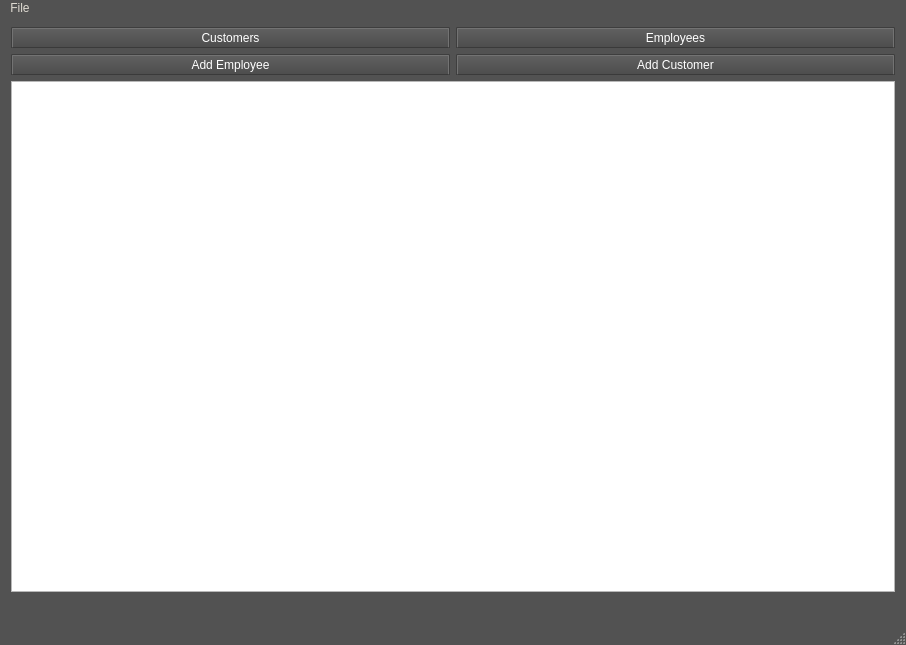
<?xml version="1.0" encoding="UTF-8"?>
<ui version="4.0">
 <class>MainWindow</class>
 <widget class="QMainWindow" name="MainWindow">
  <property name="geometry">
   <rect>
    <x>0</x>
    <y>0</y>
    <width>906</width>
    <height>645</height>
   </rect>
  </property>
  <property name="windowTitle">
   <string>MainWindow</string>
  </property>
  <property name="styleSheet">
   <string notr="true">/*
ElegantDark Style Sheet for QT Applications
Author: Jaime A. Quiroga P.
Company: GTRONICK
Last updated: 17/04/2018
Available at: https://github.com/GTRONICK/QSS/blob/master/ElegantDark.qss
*/
QMainWindow {
	background-color:rgb(82, 82, 82);
}
QMessageBox {
	background-color:rgb(82, 82, 82);
}
QTextEdit {
	background-color:rgb(42, 42, 42);
	color: rgb(0, 255, 0);
}
QPushButton{
	border-style: outset;
	border-width: 2px;
	border-top-color: qlineargradient(spread:pad, x1:0.5, y1:0.6, x2:0.5, y2:0.4, stop:0 rgba(115, 115, 115, 255), stop:1 rgba(62, 62, 62, 255));
	border-right-color: qlineargradient(spread:pad, x1:0.4, y1:0.5, x2:0.6, y2:0.5, stop:0 rgba(115, 115, 115, 255), stop:1 rgba(62, 62, 62, 255));
	border-left-color: qlineargradient(spread:pad, x1:0.6, y1:0.5, x2:0.4, y2:0.5, stop:0 rgba(115, 115, 115, 255), stop:1 rgba(62, 62, 62, 255));
	border-bottom-color: rgb(58, 58, 58);
	border-bottom-width: 1px;
	border-style: solid;
	color: rgb(255, 255, 255);
	padding: 2px;
	background-color: qlineargradient(spread:pad, x1:0.5, y1:1, x2:0.5, y2:0, stop:0 rgba(77, 77, 77, 255), stop:1 rgba(97, 97, 97, 255));
}
QPushButton:hover{
	border-style: outset;
	border-width: 2px;
	border-top-color: qlineargradient(spread:pad, x1:0.5, y1:0.6, x2:0.5, y2:0.4, stop:0 rgba(180, 180, 180, 255), stop:1 rgba(110, 110, 110, 255));
	border-right-color: qlineargradient(spread:pad, x1:0.4, y1:0.5, x2:0.6, y2:0.5, stop:0 rgba(180, 180, 180, 255), stop:1 rgba(110, 110, 110, 255));
	border-left-color: qlineargradient(spread:pad, x1:0.6, y1:0.5, x2:0.4, y2:0.5, stop:0 rgba(180, 180, 180, 255), stop:1 rgba(110, 110, 110, 255));
	border-bottom-color: rgb(115, 115, 115);
	border-bottom-width: 1px;
	border-style: solid;
	color: rgb(255, 255, 255);
	padding: 2px;
	background-color: qlineargradient(spread:pad, x1:0.5, y1:1, x2:0.5, y2:0, stop:0 rgba(107, 107, 107, 255), stop:1 rgba(157, 157, 157, 255));
}
QPushButton:pressed{
	border-style: outset;
	border-width: 2px;
	border-top-color: qlineargradient(spread:pad, x1:0.5, y1:0.6, x2:0.5, y2:0.4, stop:0 rgba(62, 62, 62, 255), stop:1 rgba(22, 22, 22, 255));
	border-right-color: qlineargradient(spread:pad, x1:0.4, y1:0.5, x2:0.6, y2:0.5, stop:0 rgba(115, 115, 115, 255), stop:1 rgba(62, 62, 62, 255));
	border-left-color: qlineargradient(spread:pad, x1:0.6, y1:0.5, x2:0.4, y2:0.5, stop:0 rgba(115, 115, 115, 255), stop:1 rgba(62, 62, 62, 255));
	border-bottom-color: rgb(58, 58, 58);
	border-bottom-width: 1px;
	border-style: solid;
	color: rgb(255, 255, 255);
	padding: 2px;
	background-color: qlineargradient(spread:pad, x1:0.5, y1:1, x2:0.5, y2:0, stop:0 rgba(77, 77, 77, 255), stop:1 rgba(97, 97, 97, 255));
}
QPushButton:disabled{
	border-style: outset;
	border-width: 2px;
	border-top-color: qlineargradient(spread:pad, x1:0.5, y1:0.6, x2:0.5, y2:0.4, stop:0 rgba(115, 115, 115, 255), stop:1 rgba(62, 62, 62, 255));
	border-right-color: qlineargradient(spread:pad, x1:0.4, y1:0.5, x2:0.6, y2:0.5, stop:0 rgba(115, 115, 115, 255), stop:1 rgba(62, 62, 62, 255));
	border-left-color: qlineargradient(spread:pad, x1:0.6, y1:0.5, x2:0.4, y2:0.5, stop:0 rgba(115, 115, 115, 255), stop:1 rgba(62, 62, 62, 255));
	border-bottom-color: rgb(58, 58, 58);
	border-bottom-width: 1px;
	border-style: solid;
	color: rgb(0, 0, 0);
	padding: 2px;
	background-color: qlineargradient(spread:pad, x1:0.5, y1:1, x2:0.5, y2:0, stop:0 rgba(57, 57, 57, 255), stop:1 rgba(77, 77, 77, 255));
}
QLineEdit {
	border-width: 1px; border-radius: 4px;
	border-color: rgb(58, 58, 58);
	border-style: inset;
	padding: 0 8px;
	color: rgb(255, 255, 255);
	background:rgb(100, 100, 100);
	selection-background-color: rgb(187, 187, 187);
	selection-color: rgb(60, 63, 65);
}
QLabel {
	color:rgb(255,255,255);	
}
QProgressBar {
	text-align: center;
	color: rgb(240, 240, 240);
	border-width: 1px; 
	border-radius: 10px;
	border-color: rgb(58, 58, 58);
	border-style: inset;
	background-color:rgb(77,77,77);
}
QProgressBar::chunk {
	background-color: qlineargradient(spread:pad, x1:0.5, y1:0.7, x2:0.5, y2:0.3, stop:0 rgba(87, 97, 106, 255), stop:1 rgba(93, 103, 113, 255));
	border-radius: 5px;
}
QMenuBar {
	background:rgb(82, 82, 82);
}
QMenuBar::item {
	color:rgb(223,219,210);
	spacing: 3px;
	padding: 1px 4px;
	background: transparent;
}

QMenuBar::item:selected {
	background:rgb(115, 115, 115);
}
QMenu::item:selected {
	color:rgb(255,255,255);
	border-width:2px;
	border-style:solid;
	padding-left:18px;
	padding-right:8px;
	padding-top:2px;
	padding-bottom:3px;
	background:qlineargradient(spread:pad, x1:0.5, y1:0.7, x2:0.5, y2:0.3, stop:0 rgba(87, 97, 106, 255), stop:1 rgba(93, 103, 113, 255));
	border-top-color: qlineargradient(spread:pad, x1:0.5, y1:0.6, x2:0.5, y2:0.4, stop:0 rgba(115, 115, 115, 255), stop:1 rgba(62, 62, 62, 255));
	border-right-color: qlineargradient(spread:pad, x1:0.4, y1:0.5, x2:0.6, y2:0.5, stop:0 rgba(115, 115, 115, 255), stop:1 rgba(62, 62, 62, 255));
	border-left-color: qlineargradient(spread:pad, x1:0.6, y1:0.5, x2:0.4, y2:0.5, stop:0 rgba(115, 115, 115, 255), stop:1 rgba(62, 62, 62, 255));
	border-bottom-color: rgb(58, 58, 58);
	border-bottom-width: 1px;
}
QMenu::item {
	color:rgb(223,219,210);
	background-color:rgb(78,78,78);
	padding-left:20px;
	padding-top:4px;
	padding-bottom:4px;
	padding-right:10px;
}
QMenu{
	background-color:rgb(78,78,78);
}
QTabWidget {
	color:rgb(0,0,0);
	background-color:rgb(247,246,246);
}
QTabWidget::pane {
		border-color: rgb(77,77,77);
		background-color:rgb(101,101,101);
		border-style: solid;
		border-width: 1px;
    	border-radius: 6px;
}
QTabBar::tab {
	padding:2px;
	color:rgb(250,250,250);
  	background-color: qlineargradient(spread:pad, x1:0.5, y1:1, x2:0.5, y2:0, stop:0 rgba(77, 77, 77, 255), stop:1 rgba(97, 97, 97, 255));
	border-style: solid;
	border-width: 2px;
  	border-top-right-radius:4px;
   border-top-left-radius:4px;
	border-top-color: qlineargradient(spread:pad, x1:0.5, y1:0.6, x2:0.5, y2:0.4, stop:0 rgba(115, 115, 115, 255), stop:1 rgba(95, 92, 93, 255));
	border-right-color: qlineargradient(spread:pad, x1:0.4, y1:0.5, x2:0.6, y2:0.5, stop:0 rgba(115, 115, 115, 255), stop:1 rgba(95, 92, 93, 255));
	border-left-color: qlineargradient(spread:pad, x1:0.6, y1:0.5, x2:0.4, y2:0.5, stop:0 rgba(115, 115, 115, 255), stop:1 rgba(95, 92, 93, 255));
	border-bottom-color: rgb(101,101,101);
}
QTabBar::tab:selected, QTabBar::tab:last:selected, QTabBar::tab:hover {
  	background-color:rgb(101,101,101);
  	margin-left: 0px;
  	margin-right: 1px;
}
QTabBar::tab:!selected {
    	margin-top: 1px;
		margin-right: 1px;
}
QCheckBox {
	color:rgb(223,219,210);
	padding: 2px;
}
QCheckBox:hover {
	border-radius:4px;
	border-style:solid;
	padding-left: 1px;
	padding-right: 1px;
	padding-bottom: 1px;
	padding-top: 1px;
	border-width:1px;
	border-color: rgb(87, 97, 106);
	background-color:qlineargradient(spread:pad, x1:0.5, y1:0.7, x2:0.5, y2:0.3, stop:0 rgba(87, 97, 106, 150), stop:1 rgba(93, 103, 113, 150));
}
QCheckBox::indicator:checked {
	border-radius:4px;
	border-style:solid;
	border-width:1px;
	border-color: rgb(180,180,180);
  	background-color:qlineargradient(spread:pad, x1:0.5, y1:0.7, x2:0.5, y2:0.3, stop:0 rgba(87, 97, 106, 255), stop:1 rgba(93, 103, 113, 255));
}
QCheckBox::indicator:unchecked {
	border-radius:4px;
	border-style:solid;
	border-width:1px;
	border-color: rgb(87, 97, 106);
  	background-color:rgb(255,255,255);
}
QStatusBar {
	color:rgb(240,240,240);
}</string>
  </property>
  <widget class="QWidget" name="centralWidget">
   <layout class="QGridLayout" name="gridLayout">
    <item row="1" column="0">
     <layout class="QVBoxLayout" name="verticalLayout">
      <item>
       <layout class="QHBoxLayout" name="horizontalLayout">
        <item>
         <widget class="QPushButton" name="customer_button">
          <property name="text">
           <string>Customers</string>
          </property>
         </widget>
        </item>
        <item>
         <widget class="QPushButton" name="employee_button">
          <property name="text">
           <string>Employees</string>
          </property>
         </widget>
        </item>
       </layout>
      </item>
      <item>
       <layout class="QHBoxLayout" name="horizontalLayout_2">
        <property name="topMargin">
         <number>0</number>
        </property>
        <item>
         <widget class="QPushButton" name="add_employee_btn">
          <property name="text">
           <string>Add Employee</string>
          </property>
         </widget>
        </item>
        <item>
         <widget class="QPushButton" name="add_customer_btn">
          <property name="text">
           <string>Add Customer</string>
          </property>
         </widget>
        </item>
       </layout>
      </item>
      <item>
       <widget class="QTableView" name="query_table_view">
        <property name="sizePolicy">
         <sizepolicy hsizetype="Expanding" vsizetype="Expanding">
          <horstretch>0</horstretch>
          <verstretch>0</verstretch>
         </sizepolicy>
        </property>
        <property name="wordWrap">
         <bool>true</bool>
        </property>
        <attribute name="horizontalHeaderStretchLastSection">
         <bool>false</bool>
        </attribute>
       </widget>
      </item>
      <item>
       <widget class="QLabel" name="connect_label">
        <property name="text">
         <string/>
        </property>
       </widget>
      </item>
     </layout>
    </item>
   </layout>
  </widget>
  <widget class="QMenuBar" name="menuBar">
   <property name="geometry">
    <rect>
     <x>0</x>
     <y>0</y>
     <width>906</width>
     <height>17</height>
    </rect>
   </property>
   <widget class="QMenu" name="menuFile">
    <property name="title">
     <string>File</string>
    </property>
    <addaction name="actionLogin"/>
    <addaction name="actionExit"/>
   </widget>
   <addaction name="menuFile"/>
  </widget>
  <widget class="QStatusBar" name="statusBar"/>
  <action name="actionExit">
   <property name="text">
    <string>Exit</string>
   </property>
  </action>
  <action name="actionLogin">
   <property name="text">
    <string>Login</string>
   </property>
  </action>
 </widget>
 <layoutdefault spacing="6" margin="11"/>
 <resources/>
 <connections/>
</ui>
